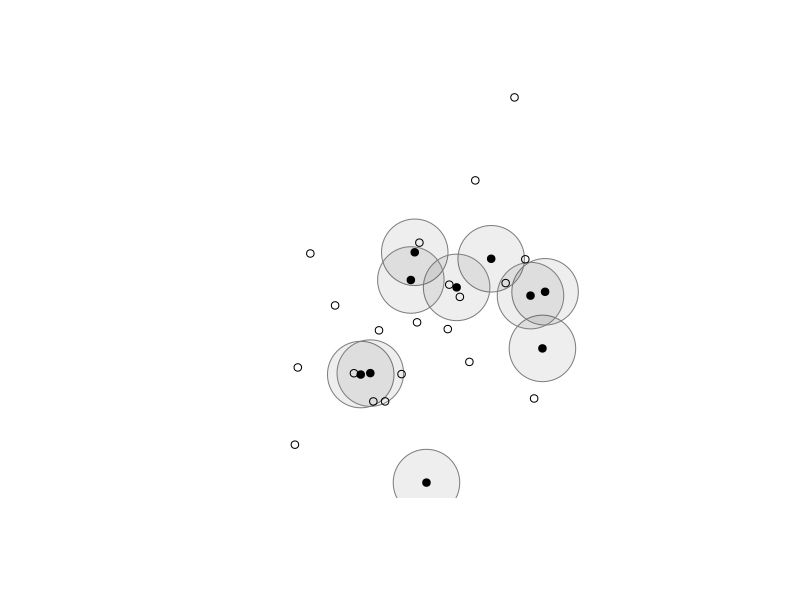
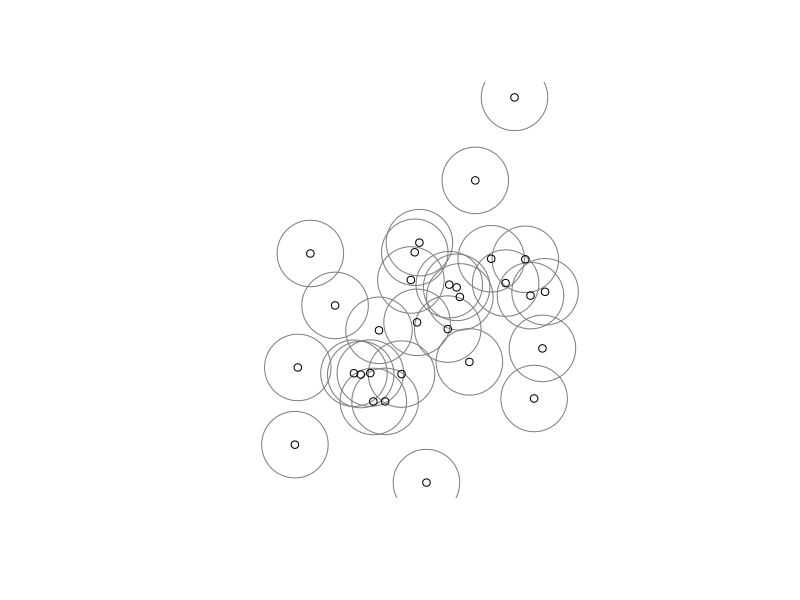
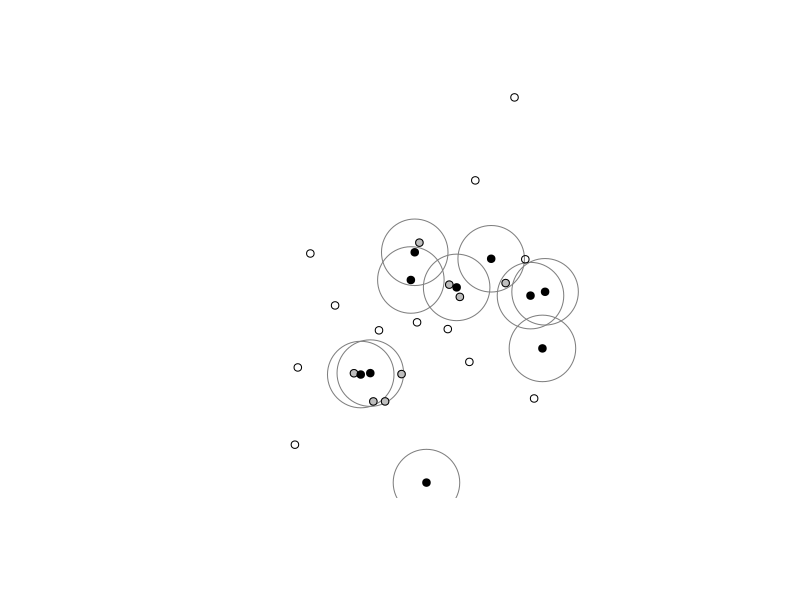
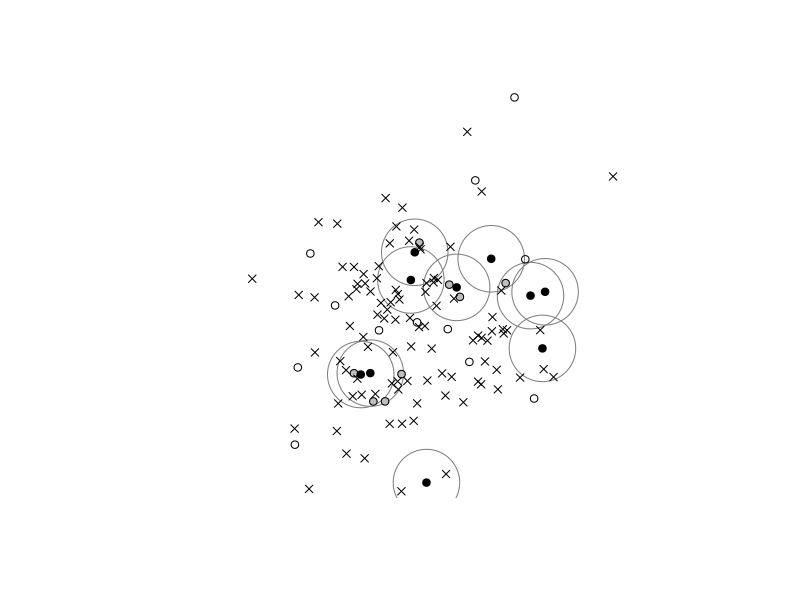

Here is the R script that generated these plots, in order:
rm(list = ls())

set.seed(1337)

# Establish parameters

# Number of total units in the "main experimental pop"
NS <- 30
# Number treated
ntreatedS <- 10

# True radius for spillover
radius <- .5

# Too small radius, used for misspecification
radiusW <- .25

# Too large radius, used for generating non-experimental density "effects"
radiusB <- .75

# Number of randomizations
numrands <- 10000

# Generate coordinates
ax <- rnorm(NS*2)
coordsS <- cbind(ax[1:(NS)],ax[(NS+1):(2*NS)])

# To multiply the population, ala Brewer, in completely separate groups. Setting this to 10 replicates the 100 out of 300 specification reported in the book.
numrepeater <- 1

N <- NS*numrepeater
ntreated <- ntreatedS*numrepeater
coords <- coordsS[rep(c(1:NS),numrepeater),] + cbind(2*(max(coordsS[,1])-min(coordsS[,1])+radius)*sort(rep(c(0:(numrepeater-1)),NS)),0)

# Generate non-experimental units, coordinates
NnonexpS <- 100
coordsNonS <- cbind(rnorm(NnonexpS),rnorm(NnonexpS))

Nnonexp <- NnonexpS*numrepeater

coordsNon <- coordsNonS[rep(c(1:NnonexpS),numrepeater),] + cbind(2*(max(coordsS[,1])-min(coordsS[,1])+radius)*sort(rep(c(0:(numrepeater-1)),NnonexpS)),0)


#######

# Generate distance matrix
distmat <- as.matrix(dist(coords))

# non-experimental distances to experimental units
distmatNon <- as.matrix(dist(rbind(coords,coordsNon)))[1:N,(N+1):(N+Nnonexp)]

# Calculate number of units near each unit (right, small, large)
numnear <- apply(distmat,1,function(x) sum(x < radius)) - 1
numnearW <- apply(distmat,1,function(x) sum(x < radiusW)) - 1
numnearB <- apply(distmat,1,function(x) sum(x < radiusB)) - 1

# Calculate number of units near each nonexperiment unit (right, small, large)
numnearNon <- apply(distmatNon,2,function(x) sum(x < radius))
numnearNonW <- apply(distmatNon,2,function(x) sum(x < radiusW))
numnearNonB <- apply(distmatNon,2,function(x) sum(x < radiusB))

# Base POs
Y00 <- 10 + numnearB*10

# Treatmen Effects
t01 <- -5
t10 <- 5
t11 <- -7

Y01 <- Y00 + t01
Y10 <- Y00 + t10
Y11 <- Y00 + t11

# Randomly generate treatment assignments
treat <- sample(c(rep(0,N-ntreated),rep(1,ntreated)))
#sample(sample(sample(c(rep(1,ntreated),rep(0,N-ntreated)))))

# True POs for units eligible for all treatments
mean(Y00[numnear>0])
mean(Y10[numnear>0])
mean(Y01[numnear>0])
mean(Y11[numnear>0])

# Generate non-exp POs
Y00Non <- 0 + numnearNonB
Y10Non <- Y00Non + t10

# Generate treatment conditions -- exposure condition defined by "cond"
distmattreat <- distmat + (1-treat)*100
numtreat <- apply(distmattreat,2,function(x) sum(x < radius)) - treat
cond <- 10*(numtreat > 0) + treat

numtreatW <- apply(distmattreat,2,function(x) sum(x < radiusW)) - treat
condW <- 10*(numtreatW > 0) + treat

distmatNontreat <- distmatNon + (1-treat)*100
numtreatNon <- apply(distmatNontreat,2,function(x) sum(x < radius))
condNon <- 10*(numtreatNon > 0)

cond[numnear>0]
table(numnear,treat)

# Generate observed outcomes
Y <- Y00
Y[cond==1] <- Y01[cond==1]
Y[cond==11] <- Y11[cond==11]
Y[cond==10] <- Y10[cond==10]

mean(Y[treat==1]) - mean(Y[treat==0])

# Estimate probability of exposure for correct model and wrong-radius model
# Order: 00, 01, 10, 11
pmat <- pmatW <- matrix(0,N,4)

# Scalar probability (10) for non-experimental units.
pNon <- rep(0,Nnonexp)

for (i in 1:numrands) {
	treatri <- sample(treat)
	distmattreat <- distmat + (1-treatri)*100
	numtreat <- apply(distmattreat,2,function(x) sum(x < radius)) - treatri
	condri <- 2*(numtreat > 0) + treatri + 1
	for (j in 1:N) pmat[j,condri[j]] <- pmat[j,condri[j]] + 1
	
	# wrong radius
	numtreat <- apply(distmattreat,2,function(x) sum(x < radiusW)) - treatri
	condri <- 2*(numtreat > 0) + treatri + 1
	for (j in 1:N) pmatW[j,condri[j]] <- pmatW[j,condri[j]] + 1
	
	# non-experimental units
	distmatNontreat <- distmatNon + (1-treatri)*100
	numtreatNon <- apply(distmatNontreat,2,function(x) sum(x < radius))
	pNon <- pNon +  (numtreatNon > 0)
	
	if (i %% 1000 == 0) cat(i,"")
	}
	
####### No one near - can estimate simple diff in means

summary(lm(Y[numnear == 0]~treat[numnear==0]))

####### Someone near - need to apply IPW

pscoremat <- pmat/numrands
pscorematW <- pmatW/numrands
pscoreNon <- pNon/numrands

#weight <- rep(NA,0)

weight <- 1/pscoremat[,1]

for (j in 1:N) {
	if (cond[j] == 01) weight[j] <- 1/pscoremat[j,2]
	if (cond[j] == 10) weight[j] <- 1/pscoremat[j,3]
	if (cond[j] == 11) weight[j] <- 1/pscoremat[j,4]
	}

######### Get Distribution

Y00mean <- Y10mean <- Y01mean <- Y11mean <- Y0meanN <- Y1meanN <- rep(NA,numrands)
Y00meanW <- Y10meanW <- Y01meanW <- Y11meanW <- Y0meanNW <- Y1meanNW <- rep(NA,numrands)
Y00meanna <- Y10meanna <- Y01meanna <- Y11meanna <- rep(NA,numrands)
Y00meanT <- Y10meanT <- Y01meanT <- Y11meanT <- Y0meanNT <- Y1meanNT <- rep(NA,numrands)
tauS <- tauNon <- rep(NA,numrands)

Nright <- sum(numnear >0)

# This is just going to iterate through the randomization distribution

for (i in 1:numrands) {
	
	# Generate treatment assignments, exposure conditions
	
	treatri <- sample(treat)
	distmattreat <- distmat + (1-treatri)*100
	numtreat <- apply(distmattreat,2,function(x) sum(x < radius)) - treatri
	condri <- 10*(numtreat > 0) + treatri

	# Regenerate POs

	Yri <- Y00
	Yri[condri==1] <- Y01[condri==1]
	Yri[condri==11] <- Y11[condri==11]
	Yri[condri==10] <- Y10[condri==10]
	
	# For units with no one near

	Y1meanN[i] <- mean(Yri[numnear == 0 & treatri == 1])
	Y0meanN[i] <- mean(Yri[numnear == 0 & treatri == 0])

	# Generate weights

	weightri <- 1/pscoremat[,1]

	for (j in 1:N) {
		if (condri[j] == 01) weightri[j] <- 1/pscoremat[j,2]
		if (condri[j] == 10) weightri[j] <- 1/pscoremat[j,3]
		if (condri[j] == 11) weightri[j] <- 1/pscoremat[j,4]
	}
	
	# Estimate all effects

	Y00meanT[i] <- sum(Yri[numnear > 0 & condri == 00]*weightri[numnear > 0 & condri == 00])/Nright
	Y00mean[i] <- weighted.mean(Yri[numnear > 0 & condri == 00],weightri[numnear > 0 & condri == 00])
	Y10meanT[i] <- sum(Yri[numnear > 0 & condri == 10]*weightri[numnear > 0 & condri == 10])/Nright
	Y10mean[i] <- weighted.mean(Yri[numnear > 0 & condri == 10],weightri[numnear > 0 & condri == 10])
	Y01meanT[i] <- sum(Yri[numnear > 0 & condri == 01]*weightri[numnear > 0 & condri == 01])/Nright
	Y01mean[i] <- weighted.mean(Yri[numnear > 0 & condri == 01],weightri[numnear > 0 & condri == 01])
	Y11meanT[i] <- sum(Yri[numnear > 0 & condri == 11]*weightri[numnear > 0 & condri == 11])/Nright
	Y11mean[i] <- weighted.mean(Yri[numnear > 0 & condri == 11],weightri[numnear > 0 & condri == 11])

	Y00meanna[i] <- mean(Yri[condri==00])
	Y01meanna[i] <- mean(Yri[condri==01])
	Y10meanna[i] <- mean(Yri[condri==10])
	Y11meanna[i] <- mean(Yri[condri==11])

	tauS[i] <- mean(Yri[treatri==1]) - mean(Yri[treatri==0])

	# A naive model, where the wrong radius is specified

	numtreatW <- apply(distmattreat,2,function(x) sum(x < radiusW)) - treatri
	condriW <- 10*(numtreatW > 0) + treatri

	weightriW <- 1/pscorematW[,1]

	for (j in 1:N) {
		if (condriW[j] == 01) weightriW[j] <- 1/pscorematW[j,2]
		if (condriW[j] == 10) weightriW[j] <- 1/pscorematW[j,3]
		if (condriW[j] == 11) weightriW[j] <- 1/pscorematW[j,4]
	}


	Y1meanNW[i] <- mean(Yri[numnearW == 0 & treatri == 1])
	Y0meanNW[i] <- mean(Yri[numnearW == 0 & treatri == 0])
	Y00meanW[i] <- weighted.mean(Yri[numnearW > 0 & condriW == 00],weightriW[numnearW > 0 & condriW == 00])
	Y10meanW[i] <- weighted.mean(Yri[numnearW > 0 & condriW == 10],weightriW[numnearW > 0 & condriW == 10])
	Y01meanW[i] <- weighted.mean(Yri[numnearW > 0 & condriW == 01],weightriW[numnearW > 0 & condriW == 01])
	Y11meanW[i] <- weighted.mean(Yri[numnearW > 0 & condriW == 11],weightriW[numnearW > 0 & condriW == 11])

	# Using non-experimental units

	distmatNontreat <- distmatNon + (1-treatri)*100
	numtreatNon <- apply(distmatNontreat,2,function(x) sum(x < radius))
	condriNon <- 10*(numtreatNon > 0)

	tauNon[i] <- weighted.mean(Y10Non[numnearNon > 0 & condriNon == 10],1/pscoreNon[numnearNon > 0 & condriNon == 10]) - weighted.mean(Y00Non[numnearNon > 0 & condriNon == 00],1/(1-pscoreNon)[numnearNon > 0 & condriNon == 00])

	if (i %% 1000 == 0) cat(i,"")
	}

######### Details the true means for the exposure-eligible units

mean(Y00[numnear>0])
summary(Y00mean)
summary(Y00meanT)

mean(Y10[numnear>0])
summary(Y10mean)
summary(Y10meanT)

mean(Y01[numnear>0])
summary(Y01mean)
summary(Y01meanT)

mean(Y11[numnear>0])
summary(Y11mean)
summary(Y11meanT)

### This is the point estimates for the naive diffs in means

mean(Y[cond==01]) - mean(Y[cond==0])
mean(Y[cond==10]) - mean(Y[cond==0])
mean(Y[cond==11]) - mean(Y[cond==0])

### Now the correct, IPW diff-in-means

# stratum 1 - no spillover-eligible

weighted.mean(Y[cond==01 & numnear == 0],weights=weight[cond==01 & numnear == 0]) -  weighted.mean(Y[cond==0 & numnear == 0],weights=weight[cond==0 & numnear == 0])

# stratum 2 - spillover-eligible

weighted.mean(Y[cond==01 & numnear > 0],weights=weight[cond==01 & numnear > 0]) - weighted.mean(Y[cond==0 & numnear > 0],weights=weight[cond==0 & numnear > 0])
weighted.mean(Y[cond==10 & numnear > 0],weights=weight[cond==10 & numnear > 0])- weighted.mean(Y[cond==0 & numnear > 0],weights=weight[cond==0 & numnear > 0])
weighted.mean(Y[cond==11 & numnear > 0],weights=weight[cond==11 & numnear > 0]) - weighted.mean(Y[cond==0 & numnear > 0],weights=weight[cond==0 & numnear > 0])

# non-experimental

weighted.mean(Y10Non[numnearNon > 0 & condNon == 10],1/pscoreNon[numnearNon > 0 & condNon == 10]) - weighted.mean(Y00Non[numnearNon > 0 & condNon == 00],1/(1-pscoreNon)[numnearNon > 0 & condNon == 00])

### True effects

mean(Y01[numnear>0]-Y00[numnear>0])
mean(Y10[numnear>0]-Y00[numnear>0])
mean(Y11[numnear>0]-Y00[numnear>0])

mean(Y10Non[numnearNon>0]-Y00Non[numnearNon>0])


### Describe the randomization distributions of all effects

# Correct, spillover-ineligible
summary(Y1meanN-Y0meanN)
sd(Y1meanN-Y0meanN,na.rm=TRUE)

# Correct, spillover-eligible
summary(Y01mean-Y00mean)
sd(Y01mean-Y00mean,na.rm=TRUE)
summary(Y10mean-Y00mean)
sd(Y10mean-Y00mean,na.rm=TRUE)
summary(Y11mean-Y00mean)
sd(Y11mean-Y00mean,na.rm=TRUE)

### Assuming no spillover
summary(tauS)

### No weights
summary(Y01meanna-Y00meanna)
summary(Y10meanna-Y00meanna)
summary(Y11meanna-Y00meanna)

### Wrong model of spillover
summary(Y1meanNW-Y0meanNW)
summary(Y01meanW-Y00meanW)
summary(Y10meanW-Y00meanW)
summary(Y11meanW-Y00meanW)

### Non-experimental units
summary(tauNon)

######## Put together some plots

plot(coords,type="n",asp=1,axes=FALSE,xlab="",ylab="")
symbols(coords[treat==1,],circles=rep(radius,ntreated),inches=FALSE,fg="grey50",bg="#00000011",add=TRUE)
points(coords[treat==0,])
points(coords[treat==1,],pch=19)

########

#####

# Now, we're going to repeat everything above with hypothesized potential outcomes, to estimate confidence intervals. No difference in interpreting the code, everything is just estimated now.

tauestN <- weighted.mean(Y[cond==01 & numnear == 0],weights=weight[cond==01 & numnear == 0]) - weighted.mean(Y[cond==0 & numnear == 0],weights=weight[cond==0 & numnear == 0])

tau01est <- weighted.mean(Y[cond==01 & numnear > 0],weights=weight[cond==01 & numnear > 0]) - weighted.mean(Y[cond==0 & numnear > 0],weights=weight[cond==0 & numnear > 0])
tau10est <- weighted.mean(Y[cond==10 & numnear > 0],weights=weight[cond==10 & numnear > 0])- weighted.mean(Y[cond==0 & numnear > 0],weights=weight[cond==0 & numnear > 0])
tau11est <- weighted.mean(Y[cond==11 & numnear > 0],weights=weight[cond==11 & numnear > 0])- weighted.mean(Y[cond==0 & numnear > 0],weights=weight[cond==0 & numnear > 0])

tauestNon <- weighted.mean(Y10Non[numnearNon > 0 & condNon == 10],1/pscoreNon[numnearNon > 0 & condNon == 10]) - weighted.mean(Y00Non[numnearNon > 0 & condNon == 00],1/pscoreNon[numnearNon > 0 & condNon == 00])

Y00est <- Y01est <- Y10est <- Y11est <- Y

Y00est[cond == 01] <- Y[cond == 01] - tau01est
Y00est[cond == 10] <- Y[cond == 10] - tau10est
Y00est[cond == 11] <- Y[cond == 11] - tau11est

Y01est[cond == 00] <- Y[cond == 00] + tau01est
Y01est[cond == 10] <- Y[cond == 10] - tau10est + tau01est
Y01est[cond == 11] <- Y[cond == 11] - tau11est + tau01est

Y10est[cond == 00] <- Y[cond == 00] + tau10est
Y10est[cond == 01] <- Y[cond == 01] - tau01est + tau10est
Y10est[cond == 11] <- Y[cond == 11] - tau11est + tau10est

Y11est[cond == 00] <- Y[cond == 00] + tau11est
Y11est[cond == 01] <- Y[cond == 01] - tau01est + tau11est
Y11est[cond == 10] <- Y[cond == 10] - tau10est + tau11est

Y0est <- Y1est <- Y
Y0est[treat == 1] <- Y[treat == 1] - tauestN
Y1est[treat == 0] <- Y[treat == 0] + tauestN

######

YNon <- Y00Non
YNon[condNon==10] <- Y10Non[condNon==10] 

Y00estNon <- Y10estNon <- YNon
Y00estNon[condNon == 10] <- YNon[condNon == 10] - tauestNon
Y10estNon[condNon == 00] <- YNon[condNon == 00] + tauestNon


Y00meanRos <- Y10meanRos <- Y01meanRos <- Y11meanRos <- Y0meanRosN <- Y1meanRosN <- rep(NA,numrands)
Y00meanRosna <- Y10meanRosna <- Y01meanRosna <- Y11meanRosna <- tauSRos <- tauNonRos <- rep(NA,numrands)

Nright <- sum(numnear >0)

for (i in 1:numrands) {
	treatri <- sample(treat)
	distmattreat <- distmat + (1-treatri)*100
	numtreat <- apply(distmattreat,2,function(x) sum(x < radius)) - treatri
	condri <- 10*(numtreat > 0) + treatri

	Yri <- Y00est
	Yri[condri==1] <- Y01est[condri==1]
	Yri[condri==11] <- Y11est[condri==11]
	Yri[condri==10] <- Y10est[condri==10]

	Y1meanRosN[i] <- mean(Y1est[numnear == 0 & treatri == 1])
	Y0meanRosN[i] <- mean(Y0est[numnear == 0 & treatri == 0])

	weightri <- 1/pscoremat[,1]

	for (j in 1:N) {
		if (condri[j] == 01) weightri[j] <- 1/pscoremat[j,2]
		if (condri[j] == 10) weightri[j] <- 1/pscoremat[j,3]
		if (condri[j] == 11) weightri[j] <- 1/pscoremat[j,4]
	}
	

	Y00meanRos[i] <- weighted.mean(Yri[numnear > 0 & condri == 00],weightri[numnear > 0 & condri == 00])
	Y10meanRos[i] <- weighted.mean(Yri[numnear > 0 & condri == 10],weightri[numnear > 0 & condri == 10])
	Y01meanRos[i] <- weighted.mean(Yri[numnear > 0 & condri == 01],weightri[numnear > 0 & condri == 01])
	Y11meanRos[i] <- weighted.mean(Yri[numnear > 0 & condri == 11],weightri[numnear > 0 & condri == 11])

#	Y00meanRosna[i] <- mean(Yri[condri==00])
#	Y01meanRosna[i] <- mean(Yri[condri==01])
#	Y10meanRosna[i] <- mean(Yri[condri==10])
#	Y11meanRosna[i] <- mean(Yri[condri==11])

	tauSRos[i] <- mean(Yri[treatri==1]) - mean(Yri[treatri==0])
	
	distmatNontreat <- distmatNon + (1-treatri)*100
	numtreatNon <- apply(distmatNontreat,2,function(x) sum(x < radius))
	condriNon <- 10*(numtreatNon > 0)
	
	tauNonRos[i] <- weighted.mean(Y10estNon[numnearNon > 0 & condriNon == 10],1/pscoreNon[numnearNon > 0 & condriNon == 10]) - weighted.mean(Y00estNon[numnearNon > 0 & condriNon == 00],1/(1-pscoreNon)[numnearNon > 0 & condriNon == 00])

	if (i %% 1000 == 0) cat(i,"")
	}

# Confidence intervals for correct estimators

quantile(Y1meanRosN - Y0meanRosN,na.rm=TRUE,c(0.025,.5,0.975))

quantile(Y01meanRos - Y00meanRos,na.rm=TRUE,c(0.025,.5,0.975))
quantile(Y10meanRos - Y00meanRos,na.rm=TRUE,c(0.025,.5,0.975))
quantile(Y11meanRos - Y00meanRos,na.rm=TRUE,c(0.025,.5,0.975))

quantile(tauNonRos,na.rm=TRUE,c(0.025,.5,0.975))

# More display plots, saving data

#save.image("10of30.rData")

cbind(numnear,numnearB,Y00,Y01,Y10,Y11)

distmattreat <- distmat + (1-treat)*100
numtreat <- apply(distmattreat,2,function(x) sum(x < radius)) - treat

cbind(treat,cond,Y)

plot(coords,type="n",asp=1,axes=FALSE,xlab="",ylab="")
symbols(coords,circles=rep(radius,N),inches=FALSE,fg="grey50",bg="#00000000",add=TRUE)
points(coords)

plot(coords,type="n",asp=1,axes=FALSE,xlab="",ylab="")
symbols(coords[treat==1,],circles=rep(radius,ntreated),inches=FALSE,fg="grey50",bg="#00000000",add=TRUE)
points(coords[cond==00,])
points(coords[cond==10,],pch=19,col="grey")
points(coords[cond==10,])
points(coords[treat==1,],pch=19)

plot(coords,type="n",asp=1,axes=FALSE,xlab="",ylab="")
symbols(coords[treat==1,],circles=rep(radius,ntreated),inches=FALSE,fg="grey50",bg="#00000000",add=TRUE)
points(coords[cond==00,])
points(coords[cond==10,],pch=19,col="grey")
points(coords[cond==10,])
points(coords[treat==1,],pch=19)
points(coordsNon,pch=4)

# Output Nonexp CSV

YNon <- Y00Non
YNon[condNon==10] <- Y10Non[condNon==10]

nonexpCSV <- data.frame(numnearNonB,1-pscoreNon,pscoreNon,Y00Non,Y10Non,condNon,YNon)

colnames(nonexpCSV) <- list("No. Hotspots","Pr(00)","Pr(10)","Y00","Y10","Exposure","Y")

nonexpCSV
